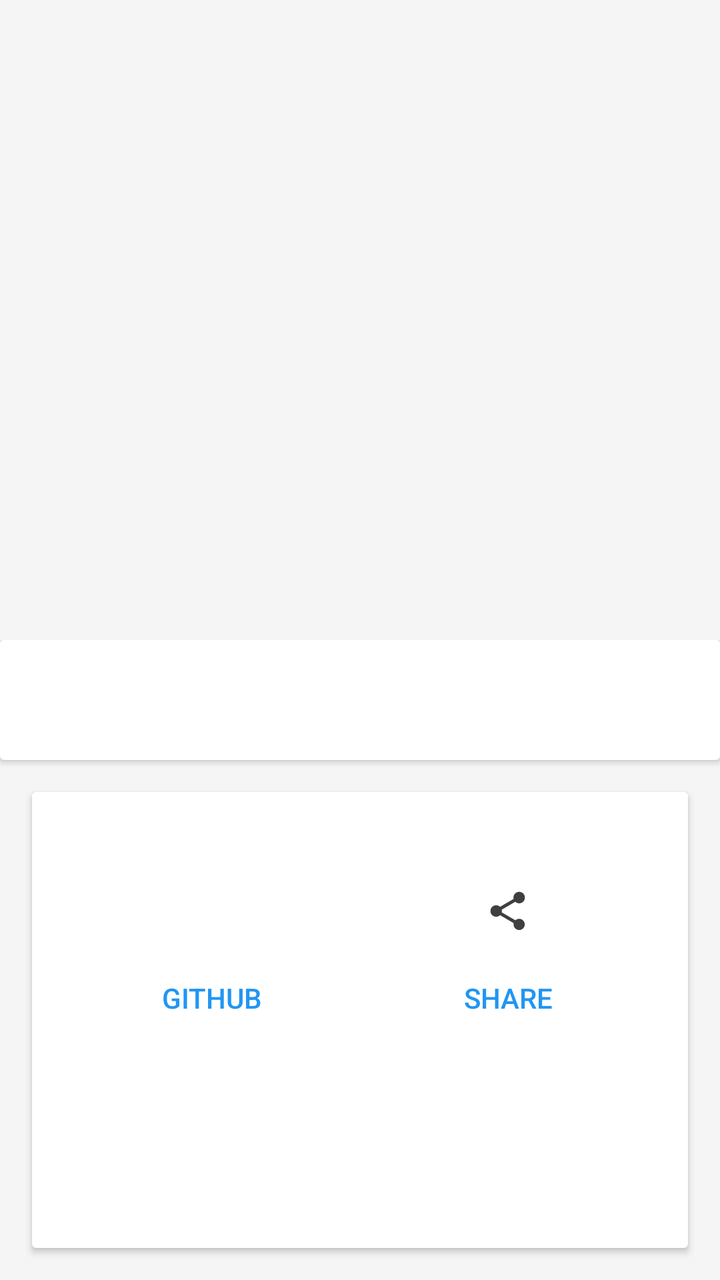
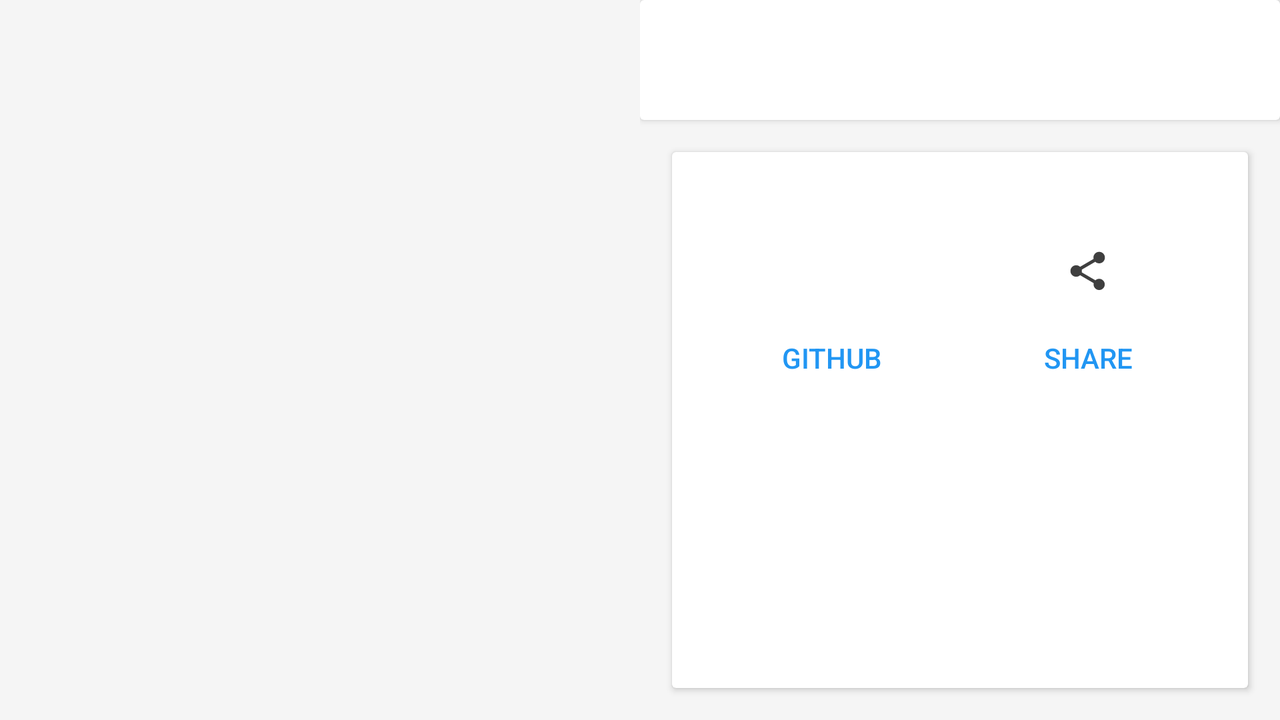

Compare how this app lays out the same screen by default and in its alternative resource folder. The renders come first, then the two layout files and the values they reference.
<!-- AndroidManifest.xml: activity theme AppTheme.NoActionBar -->
<!-- res/layout/fragment_detail.xml -->
<android.support.design.widget.CoordinatorLayout
    xmlns:android="http://schemas.android.com/apk/res/android"
    xmlns:app="http://schemas.android.com/apk/res-auto"
    android:id="@+id/main_content"
    android:layout_width="match_parent"
    android:background="@color/background"
    android:fitsSystemWindows="false"
    android:layout_height="match_parent"
    >

    <FrameLayout
        android:layout_width="match_parent"
        android:fitsSystemWindows="false"
        android:layout_height="match_parent">
        <LinearLayout
            android:layout_width="match_parent"
            android:weightSum="1"
            android:background="@color/background"
            android:orientation="vertical"
            android:layout_height="match_parent">

            <LinearLayout
                android:layout_width="match_parent"
                android:orientation="vertical"
                android:layout_weight="0.5"
                android:layout_height="0dp">

                <ImageView
                    android:id="@+id/detail_image"
                    android:fitsSystemWindows="false"
                    android:layout_width="match_parent"
                    android:layout_height="match_parent"
                    android:scaleType="centerCrop"
                    />

            </LinearLayout>


                <LinearLayout
                    android:layout_width="match_parent"
                    android:layout_gravity="bottom|center_horizontal"
                    android:orientation="vertical"
                    android:layout_weight="0.5"
                    android:layout_height="0dp"
                   >


                    <android.support.v7.widget.CardView
                        xmlns:app="http://schemas.android.com/apk/res-auto"
                        android:layout_width="match_parent"
                        android:id="@+id/card"
                        android:layout_height="60dp"
                        >
                        <TextView
                            android:id="@+id/username"
                            android:layout_width="match_parent"
                            android:layout_height="wrap_content"
                            android:textAllCaps="true"
                            android:gravity="center"
                            android:layout_gravity="center"
                            android:lines="1"
                            />

                    </android.support.v7.widget.CardView>


                    <android.support.v7.widget.CardView
                        android:layout_width="match_parent"
                        android:layout_height="match_parent"
                        android:layout_margin="@dimen/card_margin">

                        <LinearLayout
                            style="@style/Widget.CardContent"
                            android:layout_width="match_parent"
                            android:orientation="horizontal"
                            android:weightSum="1"
                            android:layout_height="wrap_content">
                            <LinearLayout
                                android:layout_width="0dp"
                                android:id="@+id/github_link"
                                android:layout_weight="0.5"
                                android:background="?selectableItemBackground"
                                android:orientation="vertical"
                                android:layout_gravity="center"
                                android:layout_height="wrap_content">

                                <ImageView
                                    android:id="@+id/github"
                                    android:layout_width="55dp"
                                    android:layout_height="55dp"
                                    android:gravity="center"
                                    android:layout_gravity="center"
                                    android:paddingBottom="@dimen/padding_small"
                                    android:paddingEnd="@dimen/padding_normal"
                                    android:paddingStart="@dimen/padding_normal"
                                    android:paddingTop="@dimen/padding_large"
                                    android:clickable="false"
                                    app:srcCompat="@drawable/ic_github_dark"
                                    android:scaleType="centerInside"/>

                                <Button
                                    android:layout_width="match_parent"
                                    android:layout_height="wrap_content"
                                    android:layout_gravity="center"
                                    android:gravity="center"
                                    android:clickable="false"
                                    android:focusable="false"
                                    android:textAppearance="@style/TextAppearance.AppCompat.Button"
                                    android:textColor="#2196f3"
                                    style="?borderlessButtonStyle"
                                    android:text="@string/github_link"
                                    />
                            </LinearLayout>

                            <LinearLayout
                                android:layout_width="0dp"
                                android:layout_weight="0.5"
                                android:background="?selectableItemBackground"
                                android:id="@+id/share_link"
                                android:orientation="vertical"
                                android:layout_height="wrap_content">


                                <ImageView
                                    android:id="@+id/share"
                                    android:layout_width="55dp"
                                    android:layout_height="55dp"
                                    android:gravity="center"
                                    android:layout_gravity="center"
                                    android:paddingBottom="@dimen/padding_small"
                                    android:paddingEnd="@dimen/padding_normal"
                                    android:paddingStart="@dimen/padding_normal"
                                    android:paddingTop="@dimen/padding_large"
                                    app:srcCompat="@drawable/ic_share_black_48dp"
                                    android:scaleType="centerInside"/>

                                <Button
                                    android:layout_width="match_parent"
                                    android:layout_height="wrap_content"
                                    android:layout_gravity="center"
                                    android:clickable="false"
                                    android:focusable="false"
                                    android:gravity="center"
                                    android:text="@string/share_user"
                                    android:textAppearance="@style/TextAppearance.AppCompat.Button"
                                    android:textColor="#2196f3"
                                    style="?borderlessButtonStyle"

                                    />
                            </LinearLayout>


                            
                                
                                
                                
                                

                            
                                
                                
                                

                        </LinearLayout>

                    </android.support.v7.widget.CardView>


                    
                        
                        
                        
                      

                    
                </LinearLayout>
        </LinearLayout>

    </FrameLayout>


</android.support.design.widget.CoordinatorLayout>
<!-- resources referenced by this layout -->
<resources>
  <color name="background">#FFF5F5F5</color>
  <dimen name="card_margin">16dp</dimen>
  <dimen name="padding_large">24dp</dimen>
  <dimen name="padding_normal">16dp</dimen>
  <dimen name="padding_small">8dp</dimen>
  <!-- drawable ic_share_black_48dp (drawable) -->
  <vector android:alpha="0.75" android:height="48dp"
      android:viewportHeight="24.0" android:viewportWidth="24.0"
      android:width="48dp" xmlns:android="http://schemas.android.com/apk/res/android">
      <path android:fillColor="#FF000000" android:pathData="M18,16.08c-0.76,0 -1.44,0.3 -1.96,0.77L8.91,12.7c0.05,-0.23 0.09,-0.46 0.09,-0.7s-0.04,-0.47 -0.09,-0.7l7.05,-4.11c0.54,0.5 1.25,0.81 2.04,0.81 1.66,0 3,-1.34 3,-3s-1.34,-3 -3,-3 -3,1.34 -3,3c0,0.24 0.04,0.47 0.09,0.7L8.04,9.81C7.5,9.31 6.79,9 6,9c-1.66,0 -3,1.34 -3,3s1.34,3 3,3c0.79,0 1.5,-0.31 2.04,-0.81l7.12,4.16c-0.05,0.21 -0.08,0.43 -0.08,0.65 0,1.61 1.31,2.92 2.92,2.92 1.61,0 2.92,-1.31 2.92,-2.92s-1.31,-2.92 -2.92,-2.92z"/>
  </vector>
  <string name="github_link">GITHUB</string>
  <string name="share_user">SHARE</string>
  <style name="Widget.CardContent" parent="android:Widget">
          <item name="android:paddingLeft">16dp</item>
          <item name="android:paddingRight">16dp</item>
          <item name="android:paddingTop">24dp</item>
          <item name="android:paddingBottom">24dp</item>
          <item name="android:orientation">vertical</item>
      </style>
  <!-- from res/values-v21/ -->
  <style name="AppTheme.NoActionBar" parent="AppTheme">
          <item name="windowActionBar">false</item>
          <item name="android:windowFullscreen">true</item>
          <item name="windowNoTitle">true</item>
          <item name="android:windowDrawsSystemBarBackgrounds">true</item>
          <item name="android:statusBarColor">@android:color/transparent</item>
      </style>
  <style name="AppTheme" parent="Theme.AppCompat.Light.NoActionBar">
          
          <item name="colorPrimary">@color/colorPrimary</item>
          <item name="colorPrimaryDark">@color/colorPrimaryDark</item>
          <item name="colorAccent">@color/colorAccent</item>
          <item name="android:windowBackground">@color/window_background</item>
      </style>
  <color name="colorPrimary">#3F51B5</color>
  <color name="colorPrimaryDark">#303F9F</color>
  <color name="colorAccent">#FF4081</color>
  <color name="window_background">#F1F1F1</color>
</resources>
<!-- res/layout-land/fragment_detail.xml (the repository's variant of the layout above) -->
<!-- drawn on the phone turned sideways -->
<android.support.design.widget.CoordinatorLayout
    xmlns:android="http://schemas.android.com/apk/res/android"
    xmlns:app="http://schemas.android.com/apk/res-auto"
    android:id="@+id/main_content"
    android:layout_width="match_parent"
    android:background="@color/background"
    android:fitsSystemWindows="false"
    android:layout_height="match_parent"
    >

    <FrameLayout
        android:layout_width="match_parent"
        android:fitsSystemWindows="false"
        android:layout_height="match_parent">
        <LinearLayout
            android:layout_width="match_parent"
            android:weightSum="1"
            android:background="@color/background"
            android:orientation="horizontal"
            android:layout_height="match_parent">

            <LinearLayout
                android:layout_width="0dp"
                android:orientation="horizontal"
                android:layout_weight="0.5"
                android:layout_height="match_parent">

                <ImageView
                    android:id="@+id/detail_image"
                    android:fitsSystemWindows="false"
                    android:layout_width="match_parent"
                    android:layout_height="match_parent"
                    android:scaleType="centerCrop"
                    />

            </LinearLayout>


            <LinearLayout
                android:layout_width="0dp"
                android:layout_gravity="bottom|center_horizontal"
                android:orientation="vertical"
                android:layout_weight="0.5"
                android:layout_height="match_parent"
                >

                <android.support.v7.widget.CardView
                    xmlns:app="http://schemas.android.com/apk/res-auto"
                    android:layout_width="match_parent"
                    android:id="@+id/card"
                    android:layout_height="60dp"
                    >

                    <TextView
                        android:id="@+id/username"
                        android:layout_width="match_parent"
                        android:layout_height="wrap_content"
                        android:textAllCaps="true"
                        android:gravity="center"
                        android:layout_gravity="center"
                        android:lines="1"
                        />

                </android.support.v7.widget.CardView>


                <android.support.v7.widget.CardView
                    android:layout_width="match_parent"
                    android:layout_height="match_parent"
                    android:layout_margin="@dimen/card_margin">

                    <LinearLayout
                        style="@style/Widget.CardContent"
                        android:layout_width="match_parent"
                        android:orientation="horizontal"
                        android:weightSum="1"
                        android:layout_height="wrap_content">
                        <LinearLayout
                            android:layout_width="0dp"
                            android:id="@+id/github_link"
                            android:layout_weight="0.5"
                            android:background="?selectableItemBackground"
                            android:orientation="vertical"
                            android:layout_gravity="center"
                            android:layout_height="wrap_content">

                            <ImageView
                                android:id="@+id/github"
                                android:layout_width="55dp"
                                android:layout_height="55dp"
                                android:gravity="center"
                                android:layout_gravity="center"
                                android:paddingBottom="@dimen/padding_small"
                                android:paddingEnd="@dimen/padding_normal"
                                android:paddingStart="@dimen/padding_normal"
                                android:paddingTop="@dimen/padding_large"
                                android:clickable="true"
                                app:srcCompat="@drawable/ic_github_dark"
                                android:scaleType="centerInside"/>

                            <Button
                                android:layout_width="match_parent"
                                android:layout_height="wrap_content"
                                android:layout_gravity="center"
                                android:gravity="center"
                                android:clickable="false"
                                android:focusable="false"
                                android:textAppearance="@style/TextAppearance.AppCompat.Button"
                                android:textColor="#2196f3"
                                style="?borderlessButtonStyle"
                                android:text="@string/github_link"
                                />
                        </LinearLayout>

                        <LinearLayout
                            android:layout_width="0dp"
                            android:layout_weight="0.5"
                            android:background="?selectableItemBackground"
                            android:id="@+id/share_link"
                            android:orientation="vertical"
                            android:layout_height="wrap_content">


                            <ImageView
                                android:id="@+id/share"
                                android:layout_width="55dp"
                                android:layout_height="55dp"
                                android:gravity="center"
                                android:layout_gravity="center"
                                android:paddingBottom="@dimen/padding_small"
                                android:paddingEnd="@dimen/padding_normal"
                                android:paddingStart="@dimen/padding_normal"
                                android:paddingTop="@dimen/padding_large"
                                app:srcCompat="@drawable/ic_share_black_48dp"
                                android:scaleType="centerInside"/>

                            <Button
                                android:layout_width="match_parent"
                                android:layout_height="wrap_content"
                                android:layout_gravity="center"
                                android:clickable="false"
                                android:focusable="false"
                                android:gravity="center"
                                android:text="@string/share_user"
                                android:textAppearance="@style/TextAppearance.AppCompat.Button"
                                android:textColor="#2196f3"
                                style="?borderlessButtonStyle"

                                />
                        </LinearLayout>


                        
                        
                        
                        
                        

                        
                        
                        
                        

                    </LinearLayout>

                </android.support.v7.widget.CardView>


                
                
                
                
                

                
            </LinearLayout>
        </LinearLayout>

    </FrameLayout>


</android.support.design.widget.CoordinatorLayout>
